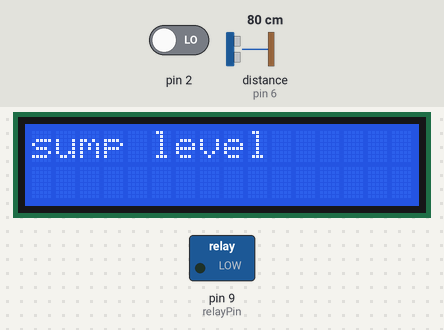
This sketch was run on a simulated Arduino Uno, built with avr-gcc and run on an emulated ATmega328P. Shown: 16×2 character LCD, switched loads named in the sketch (green lamp = pin HIGH). The inputs (shaded band) are chosen by the test bench; at power-on: distance to the obstacle (sensor on pin 6) 80 cm, pin 2 LOW. The echo pulse lasts 58.3 µs per cm; pins used as bus, display or sensor lines are not drawn.

Above: at 3.2 s.
3.3 s: distance to the obstacle (sensor on pin 6) set to 11 cm
At 5.8 s:
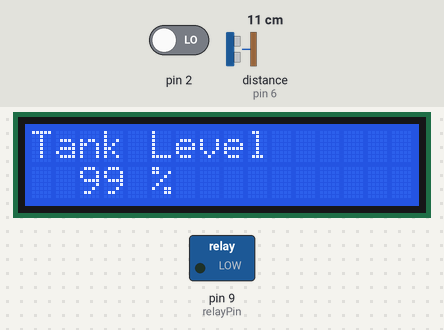
13.6 s: distance to the obstacle (sensor on pin 6) set to 8 cm
At 17.6 s:
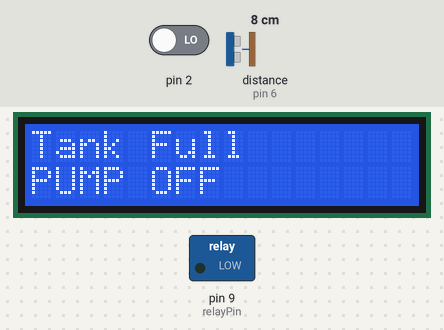
23.6 s: distance to the obstacle (sensor on pin 6) set to 18 cm
At 25.9 s:
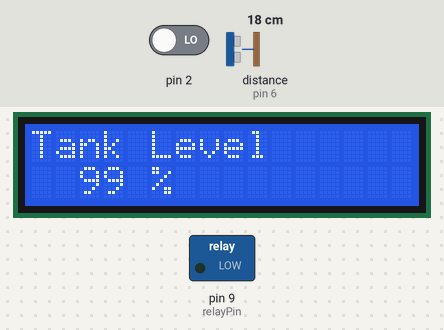
31.6 s: distance to the obstacle (sensor on pin 6) set to 2 cm
At 33.9 s:
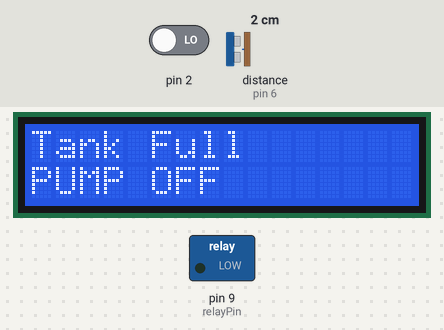
Timing chart, 0 to 35.4 s (numbered marks = the images above; inputs shaded):
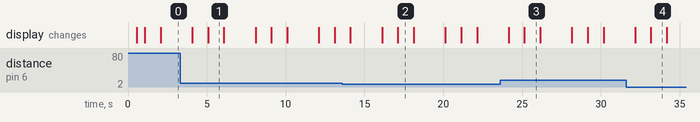

Measured:
- the behaviour switches between 10 and 9 cm on distance to the obstacle (sensor on pin 6) (found by bisection; images 1 and 2)
- after the input at 13.6 s, the display: first differs from a run without the input after 3.5 s (image 2)
- after the input at 23.6 s, the display: first differs from a run without the input after 1.6 s (image 3)
- after the input at 31.6 s, the display: first differs from a run without the input after 1.6 s (image 4)
- what the display in image 1 shows lasts 1.0 s, from 5.1 s to 6.1 s

The sketch:

project.ino
```cpp
#include<LiquidCrystal.h>

LiquidCrystal lcd(12, 11, 5, 4, 3, 13);


const int pingPin = 7;
const int echoPin = 6;
const int relayPin = 9;
const int sumpPin = 8;
const int voltagePin = A0;
long int Htime;              //integer for storing high time
long int Ltime;                //integer for storing low time
float Ttime;            // integer for storing total time of a cycle
float frequency;
int sumppin =0;


void setup() {
   pinMode(relayPin, OUTPUT);
   pinMode(pingPin, OUTPUT);
   pinMode(sumpPin, INPUT);
   pinMode(voltagePin, INPUT);
   pinMode(echoPin, INPUT);
   pinMode(2,INPUT);
   Serial.begin(9600);
   lcd.begin(16, 2);
   lcd.setCursor(3,0);
   lcd.print("AUTOMATIC");
   delay(500);
   lcd.setCursor(2,1);
   lcd.print("WATER LEVEL");
   delay(500);
   lcd.clear();
   lcd.setCursor(3,0);
   lcd.print("CONTROLLER");
   delay(1000);
   lcd.clear();
}

void loop() {
   long duration, inches, cm;
   int tanklevel = 0;
   float inputvoltage;
     lcd.clear();

   lcd.setCursor(0,0);
   lcd.print("sump level");
   Htime=pulseIn(2,HIGH);      //read high time
   Ltime=pulseIn(2,LOW);        //read low time
   Ttime = Htime+Ltime;
   frequency=1000000/Ttime;    //getting frequency with Ttime is in Micro seconds
   lcd.setCursor(0,1);
   if(frequency<50)
   {sumppin=0;
   }
   else
   {
    sumppin=1;
   }

   lcd.print(sumppin);

   delay(1000);
   lcd.clear();
   digitalWrite(pingPin, LOW);
   delayMicroseconds(2);
   digitalWrite(pingPin, HIGH);
   delayMicroseconds(10);
   digitalWrite(pingPin, LOW);
   duration = pulseIn(echoPin, HIGH);
   cm = microsecondsToCentimeters(duration);
   lcd.setCursor(0,0);
   lcd.print("Tank Empty");

   if(cm > 1000) {
      lcd.clear();
      lcd.setCursor(0,0);
      lcd.print("Tank Empty");
      if(sumppin== 1)
      {
          inputvoltage = ReadVoltage();
          if(inputvoltage < 3.75)
          {
             digitalWrite(relayPin, LOW);
             lcd.setCursor(0,1);
             lcd.print("V < 200 PUMP OFF");
          }
          else if(inputvoltage > 4.75)
          {
             digitalWrite(relayPin, LOW);
             lcd.setCursor(0,1);
             lcd.print("V > 250 PUMP OFF");
          }
          else {
            digitalWrite(relayPin, HIGH);
            lcd.setCursor(0,1);
            lcd.print("PUMP RUNNING");
          }
      }
      else {
            lcd.setCursor(0,1);
            lcd.print("SUMP TANK EMPTY");
      }
   }
   else if(cm < 10) {
      digitalWrite(relayPin, LOW);
      lcd.clear();
      lcd.setCursor(0,0);
      lcd.print("Tank Full");
      lcd.setCursor(0,1);
      lcd.print("PUMP OFF");
   }
   else {
      tanklevel = 100-(cm*100/990);
      lcd.clear();
      lcd.setCursor(0,0);
      lcd.print("Tank Level");
      lcd.setCursor(2,1);
      lcd.print(tanklevel);
      lcd.print(" %");
   }

 delay(1000);
}

long microsecondsToInches(long microseconds) {
   return microseconds / 74 / 2;
}

long microsecondsToCentimeters(long microseconds) {
   return microseconds / 29 / 2;
}

float ReadVoltage() {
  int adcval;
  float voltage;
  adcval = analogRead(voltagePin);
  voltage =  adcval * (5.0 / 1023.0);
  return voltage;
}
```
